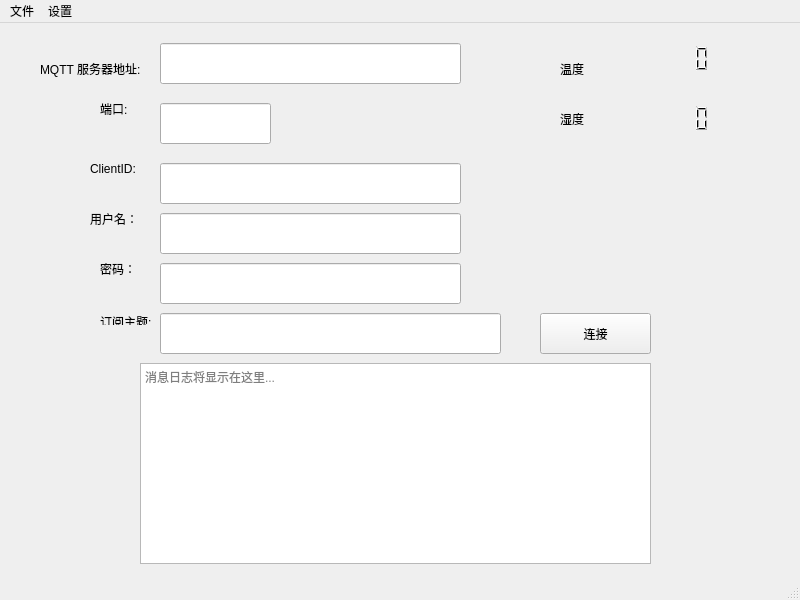
<?xml version="1.0" encoding="UTF-8"?>
<ui version="4.0">
 <class>MainWindow</class>
 <widget class="QMainWindow" name="MainWindow">
  <property name="geometry">
   <rect>
    <x>0</x>
    <y>0</y>
    <width>800</width>
    <height>600</height>
   </rect>
  </property>
  <property name="windowTitle">
   <string>MainWindow</string>
  </property>
  <widget class="QWidget" name="centralwidget">
   <widget class="QLabel" name="labHost">
    <property name="geometry">
     <rect>
      <x>40</x>
      <y>30</y>
      <width>111</width>
      <height>31</height>
     </rect>
    </property>
    <property name="palette">
     <palette>
      <active>
       <colorrole role="Text">
        <brush brushstyle="SolidPattern">
         <color alpha="255">
          <red>85</red>
          <green>170</green>
          <blue>127</blue>
         </color>
        </brush>
       </colorrole>
       <colorrole role="PlaceholderText">
        <brush brushstyle="SolidPattern">
         <color alpha="128">
          <red>85</red>
          <green>170</green>
          <blue>127</blue>
         </color>
        </brush>
       </colorrole>
      </active>
      <inactive>
       <colorrole role="Text">
        <brush brushstyle="SolidPattern">
         <color alpha="255">
          <red>85</red>
          <green>170</green>
          <blue>127</blue>
         </color>
        </brush>
       </colorrole>
       <colorrole role="PlaceholderText">
        <brush brushstyle="SolidPattern">
         <color alpha="128">
          <red>85</red>
          <green>170</green>
          <blue>127</blue>
         </color>
        </brush>
       </colorrole>
      </inactive>
      <disabled>
       <colorrole role="Text">
        <brush brushstyle="SolidPattern">
         <color alpha="255">
          <red>120</red>
          <green>120</green>
          <blue>120</blue>
         </color>
        </brush>
       </colorrole>
       <colorrole role="PlaceholderText">
        <brush brushstyle="SolidPattern">
         <color alpha="128">
          <red>0</red>
          <green>0</green>
          <blue>0</blue>
         </color>
        </brush>
       </colorrole>
      </disabled>
     </palette>
    </property>
    <property name="text">
     <string>MQTT 服务器地址:</string>
    </property>
   </widget>
   <widget class="QLineEdit" name="EditHost">
    <property name="geometry">
     <rect>
      <x>160</x>
      <y>20</y>
      <width>301</width>
      <height>41</height>
     </rect>
    </property>
   </widget>
   <widget class="QLabel" name="labPort">
    <property name="geometry">
     <rect>
      <x>100</x>
      <y>80</y>
      <width>54</width>
      <height>12</height>
     </rect>
    </property>
    <property name="text">
     <string>端口:</string>
    </property>
   </widget>
   <widget class="QLineEdit" name="EditPort">
    <property name="geometry">
     <rect>
      <x>160</x>
      <y>80</y>
      <width>111</width>
      <height>41</height>
     </rect>
    </property>
   </widget>
   <widget class="QLabel" name="labTopic">
    <property name="geometry">
     <rect>
      <x>100</x>
      <y>290</y>
      <width>54</width>
      <height>12</height>
     </rect>
    </property>
    <property name="text">
     <string>&lt;html&gt;&lt;head/&gt;&lt;body&gt;&lt;p&gt;&lt;span style=&quot; color:#000000;&quot;&gt;订阅主题:&lt;/span&gt;&lt;/p&gt;&lt;/body&gt;&lt;/html&gt;</string>
    </property>
   </widget>
   <widget class="QLineEdit" name="EditTopic">
    <property name="geometry">
     <rect>
      <x>160</x>
      <y>290</y>
      <width>341</width>
      <height>41</height>
     </rect>
    </property>
   </widget>
   <widget class="QPushButton" name="btnConnect">
    <property name="geometry">
     <rect>
      <x>540</x>
      <y>290</y>
      <width>111</width>
      <height>41</height>
     </rect>
    </property>
    <property name="text">
     <string>连接</string>
    </property>
   </widget>
   <widget class="QTextEdit" name="EditMessage">
    <property name="geometry">
     <rect>
      <x>140</x>
      <y>340</y>
      <width>511</width>
      <height>201</height>
     </rect>
    </property>
    <property name="readOnly">
     <bool>true</bool>
    </property>
    <property name="placeholderText">
     <string>消息日志将显示在这里...</string>
    </property>
   </widget>
   <widget class="QLabel" name="labClientId">
    <property name="geometry">
     <rect>
      <x>90</x>
      <y>140</y>
      <width>54</width>
      <height>12</height>
     </rect>
    </property>
    <property name="text">
     <string>ClientID:</string>
    </property>
   </widget>
   <widget class="QLineEdit" name="EditClientID">
    <property name="geometry">
     <rect>
      <x>160</x>
      <y>140</y>
      <width>301</width>
      <height>41</height>
     </rect>
    </property>
   </widget>
   <widget class="QLabel" name="labName">
    <property name="geometry">
     <rect>
      <x>90</x>
      <y>190</y>
      <width>54</width>
      <height>12</height>
     </rect>
    </property>
    <property name="text">
     <string>用户名：</string>
    </property>
   </widget>
   <widget class="QLineEdit" name="EditName">
    <property name="geometry">
     <rect>
      <x>160</x>
      <y>190</y>
      <width>301</width>
      <height>41</height>
     </rect>
    </property>
   </widget>
   <widget class="QLabel" name="labPassword">
    <property name="geometry">
     <rect>
      <x>100</x>
      <y>240</y>
      <width>54</width>
      <height>12</height>
     </rect>
    </property>
    <property name="text">
     <string>密码：</string>
    </property>
   </widget>
   <widget class="QLineEdit" name="EditPassword">
    <property name="geometry">
     <rect>
      <x>160</x>
      <y>240</y>
      <width>301</width>
      <height>41</height>
     </rect>
    </property>
   </widget>
   <widget class="QLCDNumber" name="lcdNumberTemp">
    <property name="geometry">
     <rect>
      <x>640</x>
      <y>20</y>
      <width>71</width>
      <height>31</height>
     </rect>
    </property>
    <property name="frameShape">
     <enum>QFrame::NoFrame</enum>
    </property>
   </widget>
   <widget class="QLCDNumber" name="lcdNumberHdmi">
    <property name="geometry">
     <rect>
      <x>640</x>
      <y>80</y>
      <width>71</width>
      <height>31</height>
     </rect>
    </property>
    <property name="frameShape">
     <enum>QFrame::NoFrame</enum>
    </property>
   </widget>
   <widget class="QLabel" name="label">
    <property name="geometry">
     <rect>
      <x>560</x>
      <y>40</y>
      <width>54</width>
      <height>12</height>
     </rect>
    </property>
    <property name="text">
     <string>温度</string>
    </property>
   </widget>
   <widget class="QLabel" name="label_2">
    <property name="geometry">
     <rect>
      <x>560</x>
      <y>90</y>
      <width>54</width>
      <height>12</height>
     </rect>
    </property>
    <property name="text">
     <string>湿度</string>
    </property>
   </widget>
  </widget>
  <widget class="QMenuBar" name="menubar">
   <property name="geometry">
    <rect>
     <x>0</x>
     <y>0</y>
     <width>800</width>
     <height>23</height>
    </rect>
   </property>
   <widget class="QMenu" name="menu">
    <property name="title">
     <string>文件</string>
    </property>
   </widget>
   <widget class="QMenu" name="menu_2">
    <property name="tearOffEnabled">
     <bool>false</bool>
    </property>
    <property name="title">
     <string>设置</string>
    </property>
    <addaction name="actionlot_Set"/>
   </widget>
   <addaction name="menu"/>
   <addaction name="menu_2"/>
  </widget>
  <widget class="QStatusBar" name="statusbar"/>
  <action name="actionlot_Set">
   <property name="checkable">
    <bool>false</bool>
   </property>
   <property name="checked">
    <bool>false</bool>
   </property>
   <property name="enabled">
    <bool>true</bool>
   </property>
   <property name="text">
    <string>lot Set</string>
   </property>
  </action>
 </widget>
 <resources/>
 <connections/>
</ui>
